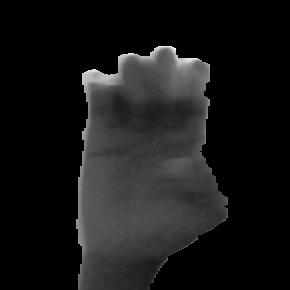
#> input picture frame 9 of test_set/E_TEST01.avi, 290 x 290 px, given in place of the camera
$ python handgesture-recorder.py   (Python 2 division)
#> lines starting #> are read from the running program, lines starting #| are printed output that depends on the picture; after the words box and inside, x2 and y2 are one past the last pixel; in counts of white or black regions, pixels touching at a corner belong together
import numpy as np
import cv2

cap = cv2.VideoCapture(0)

# Define the codec and create VideoWriter object
fourcc = cv2.VideoWriter_fourcc(*'MJPG')
out = cv2.VideoWriter('training_set/Y_HAZEL.avi',fourcc, 10.0, (290,290))

# define the upper and lower boundaries of the HSV pixel for skin segmentation
lower = np.array([0, 133, 77], dtype = "uint8")
upper = np.array([255, 173, 127], dtype = "uint8")

is_recording=False

while(cap.isOpened()):
    ret, frame = cap.read()
#> frame is the input picture: shape (290, 290, 3); min 0, max 253, mean 23.6
    if ret==True:

        # grab the current frame
        frame = cv2.flip(frame, 1)
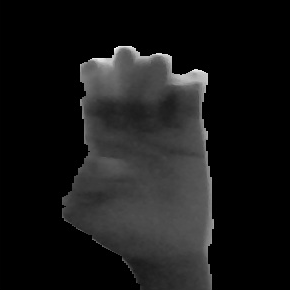
#> frame: shape (290, 290, 3); min 0, max 253, mean 23.6
        frame = cv2.rectangle(frame, (100,100), (400,400), (0,0,255), 8, 0)
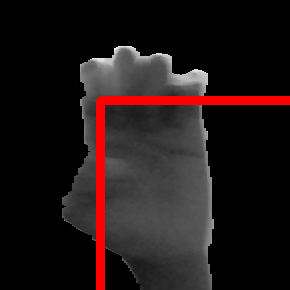
#> frame: shape (290, 290, 3); 4.05% of pixels changed, all inside (x1, y1, x2, y2) = (96, 96, 290, 290)
        handframe = frame[105:395,105:395]
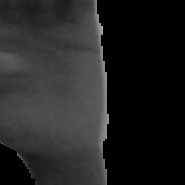
#> handframe: shape (185, 185, 3); min 0, max 182, mean 34.6


       # resize the frame, convert it to the HSV color space,
        # and determine the HSV pixel intensities that fall into
        # the speicifed upper and lower boundaries
        frame = cv2.resize(frame, (1000, 1000))
#> frame: shape (1000, 1000, 3)
        converted = cv2.cvtColor(handframe, cv2.COLOR_BGR2YCrCb)
#> converted: shape (185, 185, 3); mean of channels 0, 1, 2 34.6, 128, 128
        skinMask = cv2.inRange(converted, lower, upper)
#> skinMask: shape (185, 185); every value is 0

        # apply a series of erosions and dilations to the mask
        # using an elliptical kernel
        kernel = cv2.getStructuringElement(cv2.MORPH_ELLIPSE, (5, 5))
        skinMask = cv2.erode(skinMask, kernel, iterations = 2)
        skinMask = cv2.dilate(skinMask, kernel, iterations = 2)

        # blur the mask to help remove noise, then apply the
        # mask to the frame
        skinMask = cv2.GaussianBlur(skinMask, (3, 3), 0)
        skin = cv2.bitwise_and(handframe, handframe, mask = skinMask)
#> skin: shape (185, 185, 3); every value is 0

        # show the skin in the image along with the mask
        #np.hstack([skin, graySkin])
        graySkin = cv2.cvtColor(skin, cv2.COLOR_BGR2GRAY)
        graySkinBGR =  cv2.cvtColor(graySkin, cv2.COLOR_GRAY2BGR)

        # write the flipped frame
        if is_recording :
            print 'Recording.... Press q to stop'
            out.write(graySkinBGR)

        cv2.imshow('Original Frame',frame)
        cv2.imshow('Hand Frame', graySkin)


        k = cv2.waitKey(1)
#> (key q is pressed here)
        print k
        # Start Recording
        if k == ord('s') :
            print 'Now recording...'
            is_recording=True
        # Quit
        elif k == ord('q'):
            print 'q'
            break
    else:
        break

# Release everything if job is finished
cap.release()
out.release()
cv2.destroyAllWindows()

$ run again, starting later in the video
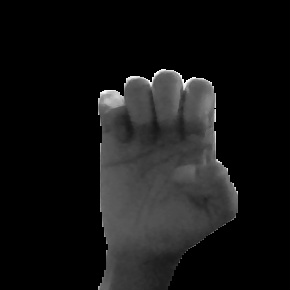
#> input picture frame 42 of test_set/E_TEST01.avi, 290 x 290 px, given in place of the camera
#> frame is the input picture: shape (290, 290, 3); min 0, max 255, mean 20.8
#> `frame = cv2.rectangle(frame, (100,100), (400,400), (0,0,255), 8, 0)`:
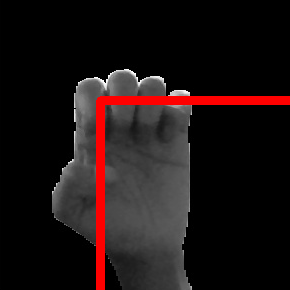
#> frame: shape (290, 290, 3); mean B, G, R 18.7, 18.7, 29
#> `handframe = frame[105:395,105:395]`:
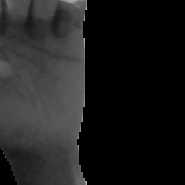
#> handframe: shape (185, 185, 3); min 0, max 203, mean 29.5
#> converted: shape (185, 185, 3); mean of channels 0, 1, 2 29.5, 128, 128
#> skinMask: shape (185, 185); every value is 0
#> skin: shape (185, 185, 3); every value is 0

$ run again, starting later in the video
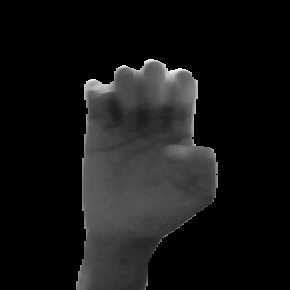
#> input picture frame 76 of test_set/E_TEST01.avi, 290 x 290 px, given in place of the camera
#> frame is the input picture: shape (290, 290, 3); min 0, max 255, mean 20.9
#> `frame = cv2.rectangle(frame, (100,100), (400,400), (0,0,255), 8, 0)`:
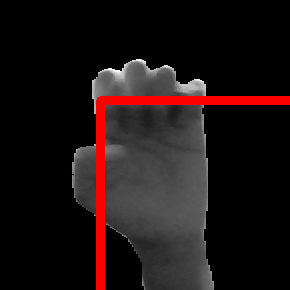
#> frame: shape (290, 290, 3); mean B, G, R 19, 19, 29.3
#> `handframe = frame[105:395,105:395]`:
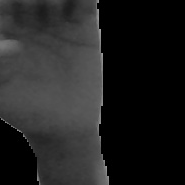
#> handframe: shape (185, 185, 3); min 0, max 159, mean 33.6
#> converted: shape (185, 185, 3); mean of channels 0, 1, 2 33.6, 128, 128
#> skinMask: shape (185, 185); every value is 0
#> skin: shape (185, 185, 3); every value is 0
